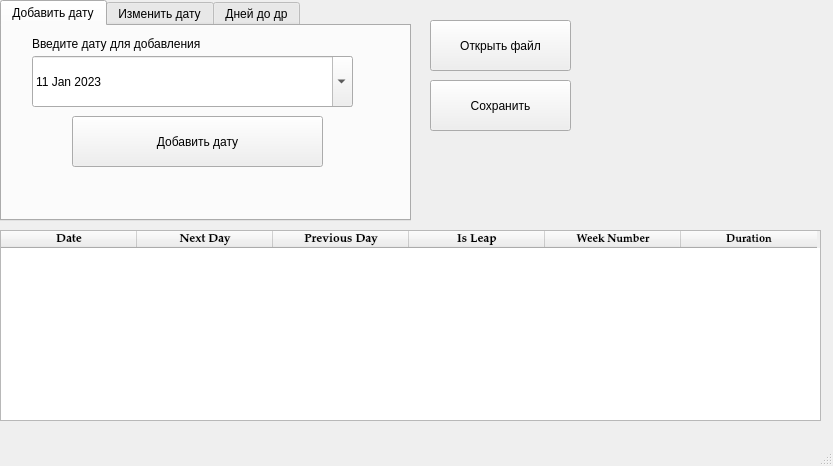
<?xml version="1.0" encoding="UTF-8"?>
<ui version="4.0">
 <class>MainWindow</class>
 <widget class="QMainWindow" name="MainWindow">
  <property name="geometry">
   <rect>
    <x>0</x>
    <y>0</y>
    <width>833</width>
    <height>466</height>
   </rect>
  </property>
  <property name="windowTitle">
   <string>MainWindow</string>
  </property>
  <widget class="QWidget" name="centralwidget">
   <widget class="QTableWidget" name="table">
    <property name="geometry">
     <rect>
      <x>0</x>
      <y>230</y>
      <width>821</width>
      <height>191</height>
     </rect>
    </property>
    <property name="lineWidth">
     <number>2</number>
    </property>
    <property name="horizontalScrollBarPolicy">
     <enum>Qt::ScrollBarAsNeeded</enum>
    </property>
    <property name="sizeAdjustPolicy">
     <enum>QAbstractScrollArea::AdjustIgnored</enum>
    </property>
    <property name="editTriggers">
     <set>QAbstractItemView::NoEditTriggers</set>
    </property>
    <property name="selectionBehavior">
     <enum>QAbstractItemView::SelectItems</enum>
    </property>
    <property name="rowCount">
     <number>0</number>
    </property>
    <attribute name="horizontalHeaderCascadingSectionResizes">
     <bool>true</bool>
    </attribute>
    <attribute name="horizontalHeaderDefaultSectionSize">
     <number>136</number>
    </attribute>
    <attribute name="verticalHeaderShowSortIndicator" stdset="0">
     <bool>false</bool>
    </attribute>
    <attribute name="verticalHeaderStretchLastSection">
     <bool>false</bool>
    </attribute>
    <column>
     <property name="text">
      <string>Date</string>
     </property>
     <property name="font">
      <font>
       <family>Palatino Linotype</family>
       <bold>true</bold>
      </font>
     </property>
    </column>
    <column>
     <property name="text">
      <string>Next Day</string>
     </property>
     <property name="font">
      <font>
       <family>Palatino Linotype</family>
       <bold>true</bold>
      </font>
     </property>
    </column>
    <column>
     <property name="text">
      <string>Previous Day</string>
     </property>
     <property name="font">
      <font>
       <family>Palatino Linotype</family>
       <pointsize>9</pointsize>
       <bold>true</bold>
       <stylestrategy>PreferAntialias</stylestrategy>
       <kerning>true</kerning>
      </font>
     </property>
    </column>
    <column>
     <property name="text">
      <string>Is Leap</string>
     </property>
     <property name="font">
      <font>
       <family>Palatino Linotype</family>
       <bold>true</bold>
      </font>
     </property>
    </column>
    <column>
     <property name="text">
      <string>Week Number</string>
     </property>
     <property name="font">
      <font>
       <family>Palatino Linotype</family>
       <pointsize>8</pointsize>
       <bold>true</bold>
      </font>
     </property>
    </column>
    <column>
     <property name="text">
      <string>Duration</string>
     </property>
     <property name="font">
      <font>
       <family>Palatino Linotype</family>
       <pointsize>8</pointsize>
       <bold>true</bold>
      </font>
     </property>
    </column>
   </widget>
   <widget class="QPushButton" name="savefile">
    <property name="geometry">
     <rect>
      <x>430</x>
      <y>80</y>
      <width>141</width>
      <height>51</height>
     </rect>
    </property>
    <property name="text">
     <string>Сохранить</string>
    </property>
   </widget>
   <widget class="QTabWidget" name="tabWidget">
    <property name="geometry">
     <rect>
      <x>0</x>
      <y>0</y>
      <width>411</width>
      <height>221</height>
     </rect>
    </property>
    <property name="currentIndex">
     <number>0</number>
    </property>
    <widget class="QWidget" name="Add">
     <attribute name="title">
      <string>Добавить дату</string>
     </attribute>
     <widget class="QPushButton" name="addDate">
      <property name="geometry">
       <rect>
        <x>70</x>
        <y>90</y>
        <width>251</width>
        <height>51</height>
       </rect>
      </property>
      <property name="text">
       <string>Добавить дату</string>
      </property>
     </widget>
     <widget class="QDateEdit" name="DateAddText">
      <property name="geometry">
       <rect>
        <x>30</x>
        <y>30</y>
        <width>321</width>
        <height>51</height>
       </rect>
      </property>
      <property name="time">
       <time>
        <hour>0</hour>
        <minute>0</minute>
        <second>0</second>
       </time>
      </property>
      <property name="minimumDateTime">
       <datetime>
        <hour>0</hour>
        <minute>0</minute>
        <second>0</second>
        <year>1752</year>
        <month>9</month>
        <day>14</day>
       </datetime>
      </property>
      <property name="minimumDate">
       <date>
        <year>1752</year>
        <month>9</month>
        <day>14</day>
       </date>
      </property>
      <property name="calendarPopup">
       <bool>true</bool>
      </property>
      <property name="date">
       <date>
        <year>2023</year>
        <month>1</month>
        <day>11</day>
       </date>
      </property>
     </widget>
     <widget class="QLabel" name="label_4">
      <property name="geometry">
       <rect>
        <x>30</x>
        <y>10</y>
        <width>321</width>
        <height>16</height>
       </rect>
      </property>
      <property name="text">
       <string>Введите дату для добавления</string>
      </property>
     </widget>
    </widget>
    <widget class="QWidget" name="chn">
     <attribute name="title">
      <string>Изменить дату</string>
     </attribute>
     <widget class="QPushButton" name="changeDate">
      <property name="geometry">
       <rect>
        <x>70</x>
        <y>150</y>
        <width>231</width>
        <height>31</height>
       </rect>
      </property>
      <property name="text">
       <string>Изменить дату</string>
      </property>
     </widget>
     <widget class="QLineEdit" name="lineEdit">
      <property name="geometry">
       <rect>
        <x>20</x>
        <y>10</y>
        <width>331</width>
        <height>51</height>
       </rect>
      </property>
      <property name="mouseTracking">
       <bool>true</bool>
      </property>
      <property name="autoFillBackground">
       <bool>false</bool>
      </property>
      <property name="inputMask">
       <string/>
      </property>
      <property name="text">
       <string> Введите номер для изменения</string>
      </property>
      <property name="maxLength">
       <number>50</number>
      </property>
      <property name="echoMode">
       <enum>QLineEdit::Normal</enum>
      </property>
      <property name="cursorPosition">
       <number>28</number>
      </property>
      <property name="alignment">
       <set>Qt::AlignCenter</set>
      </property>
      <property name="clearButtonEnabled">
       <bool>true</bool>
      </property>
     </widget>
     <widget class="QDateEdit" name="DateChangeText">
      <property name="geometry">
       <rect>
        <x>20</x>
        <y>100</y>
        <width>331</width>
        <height>31</height>
       </rect>
      </property>
      <property name="calendarPopup">
       <bool>true</bool>
      </property>
     </widget>
     <widget class="QLabel" name="label_3">
      <property name="geometry">
       <rect>
        <x>20</x>
        <y>70</y>
        <width>331</width>
        <height>16</height>
       </rect>
      </property>
      <property name="text">
       <string>Введите дату для изменения</string>
      </property>
     </widget>
    </widget>
    <widget class="QWidget" name="birth">
     <attribute name="title">
      <string>Дней до др</string>
     </attribute>
     <widget class="QLCDNumber" name="lcdNumber">
      <property name="geometry">
       <rect>
        <x>10</x>
        <y>80</y>
        <width>261</width>
        <height>81</height>
       </rect>
      </property>
      <property name="smallDecimalPoint">
       <bool>true</bool>
      </property>
      <property name="digitCount">
       <number>4</number>
      </property>
      <property name="segmentStyle">
       <enum>QLCDNumber::Flat</enum>
      </property>
     </widget>
     <widget class="QDateEdit" name="DateBirthdayText">
      <property name="geometry">
       <rect>
        <x>250</x>
        <y>0</y>
        <width>151</width>
        <height>41</height>
       </rect>
      </property>
      <property name="autoFillBackground">
       <bool>false</bool>
      </property>
      <property name="currentSection">
       <enum>QDateTimeEdit::DaySection</enum>
      </property>
      <property name="calendarPopup">
       <bool>true</bool>
      </property>
     </widget>
     <widget class="QLabel" name="label">
      <property name="geometry">
       <rect>
        <x>10</x>
        <y>50</y>
        <width>381</width>
        <height>16</height>
       </rect>
      </property>
      <property name="text">
       <string>До вашего дня рождения осталось столько дней:</string>
      </property>
     </widget>
     <widget class="QLabel" name="label_2">
      <property name="geometry">
       <rect>
        <x>10</x>
        <y>10</y>
        <width>241</width>
        <height>21</height>
       </rect>
      </property>
      <property name="text">
       <string>Введите вашу дату Рождения</string>
      </property>
     </widget>
    </widget>
   </widget>
   <widget class="QPushButton" name="openfile">
    <property name="geometry">
     <rect>
      <x>430</x>
      <y>20</y>
      <width>141</width>
      <height>51</height>
     </rect>
    </property>
    <property name="text">
     <string>Открыть файл</string>
    </property>
   </widget>
  </widget>
  <widget class="QMenuBar" name="menubar">
   <property name="geometry">
    <rect>
     <x>0</x>
     <y>0</y>
     <width>833</width>
     <height>17</height>
    </rect>
   </property>
  </widget>
  <widget class="QStatusBar" name="statusbar"/>
 </widget>
 <resources/>
 <connections/>
</ui>
